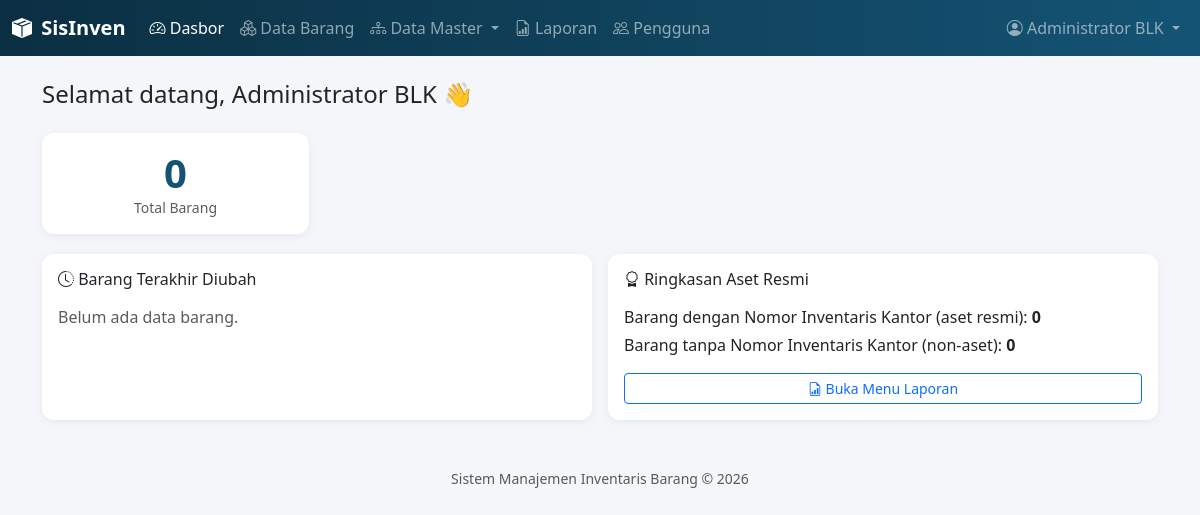
/index.php (signed in), run on an earlier commit of the app's database.
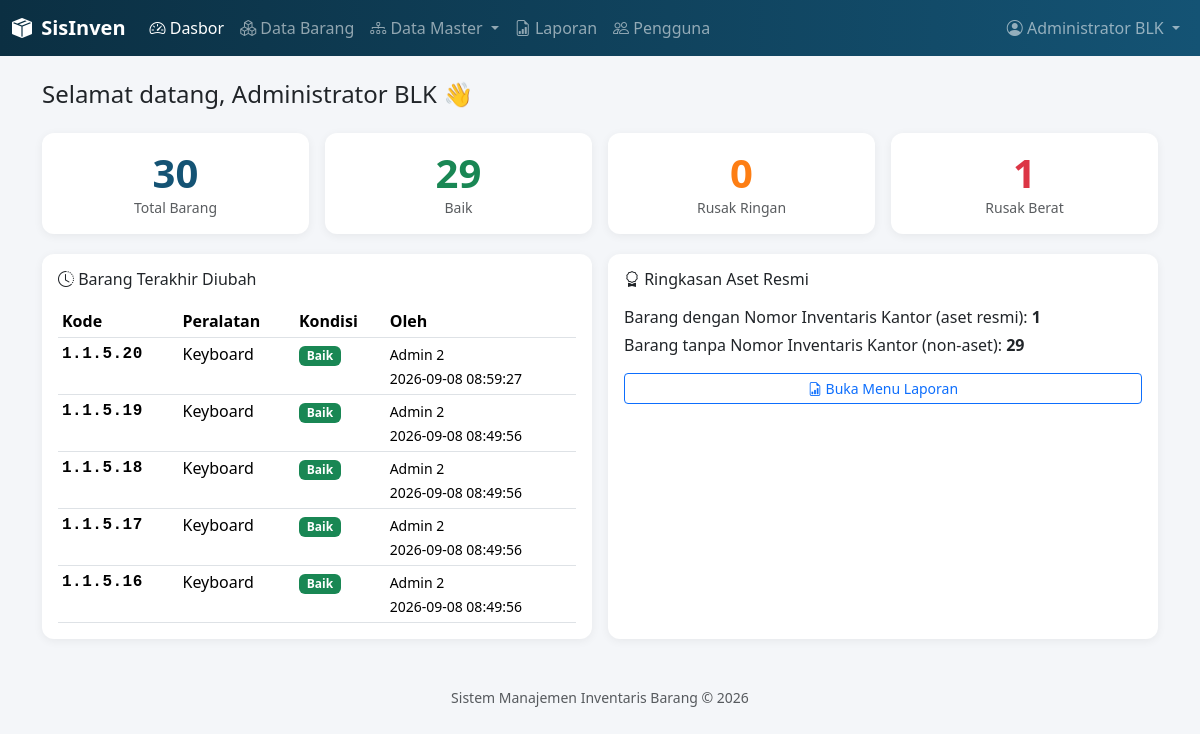
And on a later commit of the database.
### tables this page shows
CREATE TABLE `barang` (
  `id` int(11) NOT NULL,
  `kode_barang` varchar(50) NOT NULL,
  `kategori_id` int(11) NOT NULL,
  `subkategori_id` int(11) NOT NULL,
  `merek_id` int(11) NOT NULL,
  `lokasi_id` int(11) NOT NULL,
  `nama_peralatan_id` int(11) NOT NULL,
  `foto_peralatan` varchar(255) DEFAULT NULL,
  `nomor_urut` int(11) NOT NULL,
  `spesifikasi` text NOT NULL,
  `nomor_inventaris_kantor` varchar(100) DEFAULT NULL,
  `kondisi_id` int(11) NOT NULL,
  `user_last_edit` varchar(100) NOT NULL,
  `timestamp_last_edit` datetime NOT NULL,
  `created_at` datetime DEFAULT current_timestamp()
);

CREATE TABLE `nama_peralatan` (
  `id` int(11) NOT NULL,
  `kode_peralatan` int(11) NOT NULL,
  `nama_peralatan` varchar(100) NOT NULL,
  `created_at` datetime DEFAULT current_timestamp()
);

CREATE TABLE `kondisi_barang` (
  `id` int(11) NOT NULL,
  `nama_kondisi` varchar(50) NOT NULL,
  `kode_warna` varchar(7) NOT NULL DEFAULT '#6c757d',
  `created_at` datetime DEFAULT current_timestamp()
);

### includes/functions.php (called while the page is built, shortened)
<?php
function urlDasar() {
    $script = str_replace('\\', '/', dirname($_SERVER['SCRIPT_NAME']));
    $folders = ['/master', '/barang', '/user', '/laporan'];
    return $script === '/' ? '' : $script;
}
function amankan($teks) {
    return htmlspecialchars($teks ?? '', ENT_QUOTES, 'UTF-8');
}

### index.php (the view, shortened to what this page needs)
<?php
require_once __DIR__ . '/includes/functions.php';
$pdo = getKoneksi();
$totalBarang = $pdo->query('SELECT COUNT(*) FROM barang')->fetchColumn();
$totalAset = $pdo->query('SELECT COUNT(*) FROM barang WHERE nomor_inventaris_kantor IS NOT NULL AND nomor_inventaris_kantor <> ""')->fetchColumn();
$statistikKondisi = $pdo->query(
    'SELECT kb.nama_kondisi, kb.kode_warna, COUNT(b.id) AS jumlah
     FROM kondisi_barang kb
     LEFT JOIN barang b ON b.kondisi_id = kb.id
     GROUP BY kb.id, kb.nama_kondisi, kb.kode_warna
     ORDER BY kb.id'
)->fetchAll();
$barangTerbaru = $pdo->query(
    'SELECT b.kode_barang, np.nama_peralatan, kb.nama_kondisi, kb.kode_warna, b.user_last_edit, b.timestamp_last_edit
     FROM barang b
     JOIN nama_peralatan np ON np.id = b.nama_peralatan_id
     JOIN kondisi_barang kb ON kb.id = b.kondisi_id
     ORDER BY b.id DESC LIMIT 5'
)->fetchAll();
require_once __DIR__ . '/includes/header.php';
?>
<h4 class="mb-4">Selamat datang, <?= amankan($_SESSION['nama_lengkap']) ?> 👋</h4>
<div class="row g-3">
  <div class="col-6 col-md-3">
    <div class="card dashboard-stat p-3 text-center">
      <div class="display-6"><?= (int) $totalBarang ?></div>
      <div class="text-muted small">Total Barang</div>
    </div>
  </div>
  <?php foreach ($statistikKondisi as $sk): ?>
  <div class="col-6 col-md-3">
    <div class="card dashboard-stat p-3 text-center">
      <div class="display-6" style="color: <?= amankan($sk['kode_warna']) ?>"><?= (int) $sk['jumlah'] ?></div>
      <div class="text-muted small"><?= amankan($sk['nama_kondisi']) ?></div>
    </div>
  </div>
  <?php endforeach; ?>
</div>
<div class="row g-3 mt-1">
  <div class="col-md-6">
    <div class="card p-3 h-100">
      <h6 class="mb-3"><i class="bi bi-clock-history"></i> Barang Terakhir Diubah</h6>
      <?php if (!$barangTerbaru): ?>
        <p class="text-muted mb-0">Belum ada data barang.</p>
      <?php else: ?>
        <table class="table table-sm mb-0">
          <thead><tr><th>Kode</th><th>Peralatan</th><th>Kondisi</th><th>Oleh</th></tr></thead>
          <tbody>
          <?php foreach ($barangTerbaru as $b): ?>
            <tr>
              <td class="kode-barang"><?= amankan($b['kode_barang']) ?></td>
              <td><?= amankan($b['nama_peralatan']) ?></td>
              <td><span class="badge" style="background-color: <?= amankan($b['kode_warna']) ?>"><?= amankan($b['nama_kondisi']) ?></span></td>
              <td><small><?= amankan($b['user_last_edit']) ?><br><?= amankan($b['timestamp_last_edit']) ?></small></td>
            </tr>
          <?php endforeach; ?>
          </tbody>
        </table>
      <?php endif; ?>
    </div>
  </div>
  <div class="col-md-6">
    <div class="card p-3 h-100">
      <h6 class="mb-3"><i class="bi bi-award"></i> Ringkasan Aset Resmi</h6>
      <p class="mb-1">Barang dengan Nomor Inventaris Kantor (aset resmi): <strong><?= (int) $totalAset ?></strong></p>
      <p class="mb-3">Barang tanpa Nomor Inventaris Kantor (non-aset): <strong><?= (int) ($totalBarang - $totalAset) ?></strong></p>
      <a href="laporan/index.php" class="btn btn-outline-primary btn-sm">
        <i class="bi bi-file-earmark-bar-graph"></i> Buka Menu Laporan
      </a>
    </div>
  </div>
</div>
<?php require_once __DIR__ . '/includes/footer.php'; ?>

### includes/header.php (shortened to what this page needs)
<?php
$base = urlDasar();
$halamanAktif = basename($_SERVER['SCRIPT_NAME']);
$folderAktif = basename(dirname($_SERVER['SCRIPT_NAME']));
?>
<!DOCTYPE html>
<html lang="id">
<head>
<link href="https://cdn.jsdelivr.net/npm/bootstrap@5.3.3/dist/css/bootstrap.min.css" rel="stylesheet">
<link href="https://cdn.jsdelivr.net/npm/bootstrap-icons@1.11.3/font/bootstrap-icons.css" rel="stylesheet">
<link rel="stylesheet" href="<?= $base ?>/assets/css/style.css">
</head>
<body>
<nav class="navbar navbar-expand-lg navbar-dark app-navbar sticky-top">
  <div class="container-fluid">
    <a class="navbar-brand fw-semibold" href="<?= $base ?>/index.php">
      <i class="bi bi-box-seam-fill me-1"></i> SisInven
    </a>
    <div class="collapse navbar-collapse" id="navMenu">
      <ul class="navbar-nav me-auto">
        <li class="nav-item">
          <a class="nav-link <?= $halamanAktif === 'index.php' && $folderAktif !== 'laporan' && $folderAktif !== 'master' && $folderAktif !== 'barang' && $folderAktif !== 'user' ? 'active' : '' ?>" href="<?= $base ?>/index.php">
            <i class="bi bi-speedometer2"></i> Dasbor
          </a>
        </li>
        <li class="nav-item">
          <a class="nav-link <?= $folderAktif === 'barang' ? 'active' : '' ?>" href="<?= $base ?>/barang/index.php">
            <i class="bi bi-boxes"></i> Data Barang
          </a>
        </li>
        <li class="nav-item dropdown">
          <a class="nav-link dropdown-toggle <?= $folderAktif === 'master' ? 'active' : '' ?>" href="#" data-bs-toggle="dropdown">
            <i class="bi bi-diagram-3"></i> Data Master
          </a>
        </li>
        <li class="nav-item">
          <a class="nav-link <?= $folderAktif === 'laporan' ? 'active' : '' ?>" href="<?= $base ?>/laporan/index.php">
            <i class="bi bi-file-earmark-bar-graph"></i> Laporan
          </a>
        </li>
        <li class="nav-item">
          <a class="nav-link <?= $folderAktif === 'user' ? 'active' : '' ?>" href="<?= $base ?>/user/index.php">
            <i class="bi bi-people"></i> Pengguna
          </a>
        </li>
      </ul>
      <ul class="navbar-nav">
        <li class="nav-item dropdown">
          <a class="nav-link dropdown-toggle" href="#" data-bs-toggle="dropdown">
            <i class="bi bi-person-circle"></i> <?= amankan($_SESSION['nama_lengkap'] ?? '') ?>
          </a>
        </li>
      </ul>
    </div>
  </div>
</nav>
<div class="container py-4">

### includes/footer.php (shortened to what this page needs)
</div>
<footer class="text-center text-muted small py-4">
  Sistem Manajemen Inventaris Barang &copy; <?= date('Y') ?>
</footer>
</body>
</html>

### assets/css/style.css (style rules this page uses)
:root { --sisinven-primary: #145374; --sisinven-primary-dark: #0b2f42; --sisinven-accent: #00A8CC; }
body { background-color: #f4f6f9; font-family: 'Segoe UI', system-ui, sans-serif; }
.app-navbar { background: linear-gradient(90deg, var(--sisinven-primary-dark), var(--sisinven-primary)); }
.card { border: none; border-radius: 0.75rem; box-shadow: 0 2px 10px rgba(0,0,0,0.06); }
.dashboard-stat .display-6 { font-weight: 700; color: var(--sisinven-primary); }
.kode-barang { font-family: 'Consolas', monospace; font-weight: 700; letter-spacing: 0.5px; color: var(--sisinven-primary-dark); }

What changed in the data, as far as the page shows it:
added barang: kode_barang "1.1.5.20", nama_peralatan.nama_peralatan "Keyboard", kondisi.nama_kondisi "Baik", user_last_edit "Admin 2", timestamp_last_edit "2026-09-08 08:59:27"
added barang: kode_barang "1.1.5.19", nama_peralatan.nama_peralatan "Keyboard", kondisi.nama_kondisi "Baik", user_last_edit "Admin 2", timestamp_last_edit "2026-09-08 08:49:56"
added barang: kode_barang "1.1.5.18", nama_peralatan.nama_peralatan "Keyboard", kondisi.nama_kondisi "Baik", user_last_edit "Admin 2", timestamp_last_edit "2026-09-08 08:49:56"
added barang: kode_barang "1.1.5.17", nama_peralatan.nama_peralatan "Keyboard", kondisi.nama_kondisi "Baik", user_last_edit "Admin 2", timestamp_last_edit "2026-09-08 08:49:56"
added barang: kode_barang "1.1.5.16", nama_peralatan.nama_peralatan "Keyboard", kondisi.nama_kondisi "Baik", user_last_edit "Admin 2", timestamp_last_edit "2026-09-08 08:49:56"
Also different on the page:
$totalBarang: "0" → "30"
$totalAset: "0" → "1"
$totalBarang - $totalAset: "0" → "29"
new list line: "29 Baik"
new list line: "0 Rusak Ringan"
new list line: "1 Rusak Berat"
text no longer shown: "Belum ada data barang."
text now shown: "Kode Peralatan Kondisi Oleh"
